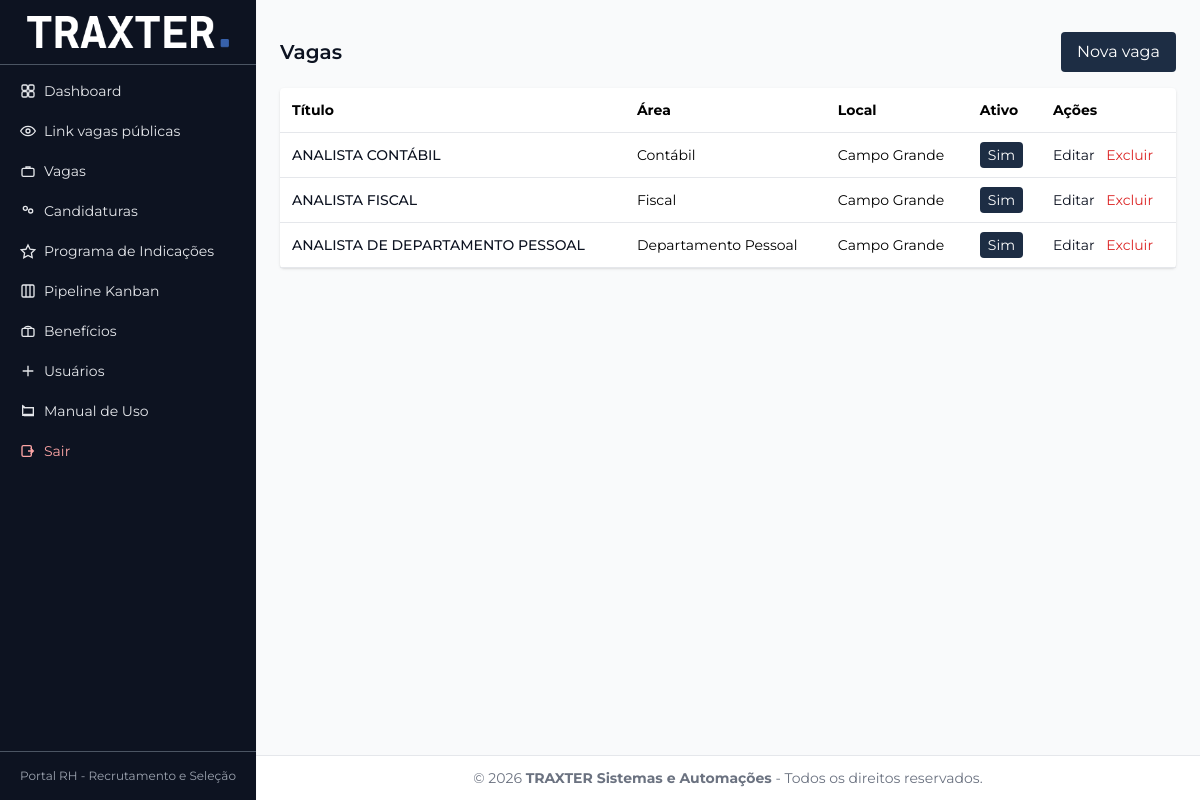
/admin/vagas (signed in), run on the app's committed database.
### tables this page shows
CREATE TABLE `vagas` (
  `id` int(11) NOT NULL,
  `titulo` varchar(150) NOT NULL,
  `descricao` text NOT NULL,
  `requisitos` text NOT NULL,
  `area` varchar(100) DEFAULT NULL,
  `local` varchar(100) DEFAULT NULL,
  `ativo` tinyint(1) NOT NULL DEFAULT '1',
  `created_at` timestamp NULL DEFAULT CURRENT_TIMESTAMP
);

### app/controllers/AdminVagasController.php (called while the page is built, shortened)
<?php
class AdminVagasController extends Controller
{
    public function index(): void
    {
        $vagas = Vaga::all();
        $this->view->render('admin/vagas/index', ['vagas' => $vagas], 'layouts/admin');
    }
}

### index.php (called while the page is built, shortened)
<?php
try {
    $cfg = Config::get();
    $baseUrl = (string)($cfg['app']['base_url'] ?? '');
    $basePath = (string)parse_url($baseUrl, PHP_URL_PATH);
    $basePath = rtrim($basePath, '/');
    $router = new Router($basePath);
    $router->get('/vagas', [HomeController::class, 'index']);
    $router->get('/vaga/{id}', [HomeController::class, 'vaga']);
    $router->post('/candidatar/{id}', [HomeController::class, 'candidatar']);
    $router->post('/api/check-cpf', [ApiController::class, 'checkCpf']);
    $router->post('/api/pipeline/move', [AdminPipelineController::class, 'move']);
    $router->post('/api/admin/usuarios/{id}/password', [AdminUsuariosController::class, 'adminChangePasswordApi']);
    $router->get('/login', [AuthController::class, 'login']);
    $router->post('/login', [AuthController::class, 'doLogin']);
    $router->get('/logout', [AuthController::class, 'logout']);
    $router->get('/forgot-password', [PasswordRecoveryController::class, 'requestForm']);
    $router->post('/forgot-password', [PasswordRecoveryController::class, 'sendToken']);
    $router->get('/reset-password/{token}', [PasswordRecoveryController::class, 'resetForm']);
    $router->post('/reset-password/{token}', [PasswordRecoveryController::class, 'performReset']);
    $router->get('/admin/login', [AuthController::class, 'login']);
    $router->post('/admin/login', [AuthController::class, 'doLogin']);
    $router->get('/admin/logout', [AuthController::class, 'logout']);
    $router->get('/admin/forgot-password', [PasswordRecoveryController::class, 'requestForm']);
    $router->post('/admin/forgot-password', [PasswordRecoveryController::class, 'sendToken']);
    $router->get('/admin/reset-password/{token}', [PasswordRecoveryController::class, 'resetForm']);
    $router->post('/admin/reset-password/{token}', [PasswordRecoveryController::class, 'performReset']);
    $router->get('/admin', [AdminController::class, 'index']);
    $router->get('/admin/manual', [AdminManualController::class, 'index']);
    $router->get('/admin/pipeline', [AdminPipelineController::class, 'index']);
    $router->get('/admin/vagas', [AdminVagasController::class, 'index']);
    $router->get('/admin/vagas/novo', [AdminVagasController::class, 'create']);
    $router->post('/admin/vagas/novo', [AdminVagasController::class, 'store']);
    $router->get('/admin/vagas/editar/{id}', [AdminVagasController::class, 'edit']);
    $router->post('/admin/vagas/editar/{id}', [AdminVagasController::class, 'update']);
    $router->post('/admin/vagas/excluir/{id}', [AdminVagasController::class, 'delete']);
    $router->get('/admin/candidaturas', [AdminCandidaturasController::class, 'index']);
    $router->get('/admin/candidaturas/{id}', [AdminCandidaturasController::class, 'show']);
    $router->get('/admin/candidaturas/{id}/download', [AdminCandidaturasController::class, 'download']);
    $router->post('/admin/candidaturas/{id}/atualizar', [AdminCandidaturasController::class, 'update']);
    $router->post('/admin/candidaturas/{id}/indicacao', [AdminCandidaturasController::class, 'updateIndicacao']);
    $router->get('/admin/indicacoes', [AdminIndicacoesController::class, 'index']);
    $router->get('/admin/indicacoes/export', [AdminIndicacoesController::class, 'export']);
    $router->post('/admin/indicacoes/{id}/pagar', [AdminIndicacoesController::class, 'markPago']);
    $router->post('/admin/indicacoes/{id}/pagar/editar-data', [AdminIndicacoesController::class, 'updatePaymentDate']);
    $router->get('/api/indicacoes/{id}/status', [AdminIndicacoesController::class, 'statusApi']);
    $router->get('/api/financeiro/contas-receber/indicacoes', [AdminIndicacoesController::class, 'contasReceberApi']);
    $router->get('/api/financeiro/conciliacao/indicacoes', [AdminIndicacoesController::class, 'conciliacaoApi']);
    $router->get('/api/financeiro/relatorios/indicacoes', [AdminIndicacoesController::class, 'relatoriosFinanceirosApi']);
    $router->get('/admin/beneficios', [AdminBeneficiosController::class, 'index']);
    $router->get('/admin/beneficios/novo', [AdminBeneficiosController::class, 'create']);
    $router->post('/admin/beneficios/novo', [AdminBeneficiosController::class, 'store']);
    $router->get('/admin/beneficios/editar/{id}', [AdminBeneficiosController::class, 'edit']);
    $router->post('/admin/beneficios/editar/{id}', [AdminBeneficiosController::class, 'update']);
    $router->post('/admin/beneficios/excluir/{id}', [AdminBeneficiosController::class, 'delete']);
    $router->get('/admin/usuarios', [AdminUsuariosController::class, 'index']);
    $router->get('/admin/usuarios/novo', [AdminUsuariosController::class, 'create']);
    $router->get('/admin/usuarios/{id}', [AdminUsuariosController::class, 'show']);
    $router->post('/admin/usuarios/novo', [AdminUsuariosController::class, 'store']);
    $router->post('/admin/usuarios/supervisor/garantir', [AdminSupervisorController::class, 'ensure']);
    $router->post('/admin/usuarios/{id}/role', [AdminUsuariosController::class, 'updateRole']);
    $router->post('/admin/usuarios/{id}/status', [AdminUsuariosController::class, 'updateStatus']);
    $router->post('/admin/usuarios/{id}/excluir', [AdminUsuariosController::class, 'delete']);
    $router->dispatch();
} catch (\Throwable $e) {
    error_log($e->getMessage());
    http_response_code(500);
    echo "Erro interno do sistema.";
}

### app/core/Config.php (called while the page is built, shortened)
<?php
class Config
{
    private static ?array $cache = null;
    public static function get(): array
    {
        if (self::$cache !== null) {
            return self::$cache;
        }
        $baseConfigPath = __DIR__ . '/../config/config.php';
        $config = [
            'app' => [
                'name' => 'TRAXTER RH',
                'version' => '1.0.0',
                'release_date' => '',
                'base_url' => '',
                'public_jobs_url' => '',
                'env' => 'auto'
            ],
            'database' => [
                'dsn' => '',
                'user' => '',
                'pass' => ''
            ],
            'security' => [
                'csrf_key' => 'csrf_token',
                'session_name' => 'CTPRICESESSID'
            ],
            'mail' => [
                'enabled' => false,
                'from' => '',
                'to_hr' => ''
            ],
            'logging' => [
                'level' => 'INFO',
                'alert_email' => '',
                'viewer_key' => ''
            ]
        ];
        if (is_file($baseConfigPath)) {
            $base = require $baseConfigPath;
            if (is_array($base)) {
                $config = array_replace_recursive($config, $base);
            }
        }
        $env = self::detectEnv((string)($config['app']['env'] ?? 'auto'));
        $config['app']['env'] = $env;
        $config['app']['base_url'] = self::detectBaseUrl((string)($config['app']['base_url'] ?? ''));
        $config['app']['public_jobs_url'] = self::detectPublicJobsUrl(
            (string)($config['app']['public_jobs_url'] ?? ''),
            (string)$config['app']['base_url']
        );
        self::$cache = $config;
        return self::$cache;
    }
    public static function app(): array
    {
        $cfg = self::get();
        return [
            'name' => $cfg['app']['name'],
            'product_name' => $cfg['app']['name'],
            'version' => (string)($cfg['app']['version'] ?? '1.0.0'),
            'release_date' => (string)($cfg['app']['release_date'] ?? ''),
            'base_url' => (string)($cfg['app']['base_url'] ?? ''),
            'public_jobs_url' => (string)($cfg['app']['public_jobs_url'] ?? ''),
            'env' => (string)($cfg['app']['env'] ?? 'development'),
            'security' => $cfg['security'],
            'mail' => $cfg['mail'],
            'logging' => $cfg['logging'],
            'database' => [
                'dsn' => $cfg['database']['dsn'],
                'user' => $cfg['database']['user'],
                'pass' => $cfg['database']['pass'],
                'options' => [
                    \PDO::ATTR_ERRMODE => \PDO::ERRMODE_EXCEPTION,
                    \PDO::ATTR_DEFAULT_FETCH_MODE => \PDO::FETCH_ASSOC,
                    \PDO::ATTR_EMULATE_PREPARES => false,
                    \PDO::ATTR_TIMEOUT => 5
                ]
            ]
        ];
    }
    private static function detectEnv(string $configured): string
    {
        $host = strtolower((string)($_SERVER['HTTP_HOST'] ?? $_SERVER['SERVER_NAME'] ?? ''));
        if (
            $host === 'localhost' ||
            str_starts_with($host, 'localhost:') ||
            $host === '127.0.0.1' ||
            str_starts_with($host, '127.0.0.1:') ||
            $host === '::1'
        ) {
            return 'development';
        }
        return 'production';
    }
    private static function detectBaseUrl(string $configured): string
    {
        $proto = (string)($_SERVER['HTTP_X_FORWARDED_PROTO'] ?? '');
        $isHttps =
            (!empty($_SERVER['HTTPS']) && $_SERVER['HTTPS'] !== 'off') ||
            (isset($_SERVER['SERVER_PORT']) && (int)$_SERVER['SERVER_PORT'] === 443) ||
            strtolower($proto) === 'https';
        $scheme = $isHttps ? 'https' : 'http';
        $host = (string)($_SERVER['HTTP_HOST'] ?? $_SERVER['SERVER_NAME'] ?? 'localhost');
        $scriptName = str_replace('\\', '/', (string)($_SERVER['SCRIPT_NAME'] ?? '/index.php'));
        $basePath = rtrim(dirname($scriptName), '/');
        return rtrim($scheme . '://' . $host . $basePath, '/');
    }
    private static function detectPublicJobsUrl(string $configured, string $baseUrl): string
    {
        return rtrim($baseUrl, '/') . '/vagas';
    }
}

### app/core/Database.php (called while the page is built)
<?php
class Database
{
    private static ?PDO $pdo = null;
    public static function conn(): \PDO
    {
        if (self::$pdo === null) {
            $config = Config::app()['database'];
            try {
                self::$pdo = new \PDO($config['dsn'], $config['user'], $config['pass'], $config['options']);
            } catch (\PDOException $e) {
                if (Config::app()['env'] === 'dev') {
                    error_log('Database connection failed: ' . $e->getMessage());
                    throw new \RuntimeException('MySQL não está rodando. Inicie o MySQL no XAMPP Control Panel.');
                }
                throw new \RuntimeException('Erro ao conectar ao banco de dados: ' . $e->getMessage());
            }
        }
        return self::$pdo;
    }
}

### app/models/Vaga.php (called while the page is built, shortened)
<?php
class Vaga
{
    public static function all(): array
    {
        $sql = 'SELECT * FROM vagas ORDER BY created_at DESC';
        $stmt = Database::conn()->query($sql);
        return $stmt->fetchAll(PDO::FETCH_ASSOC);
    }
}

### app/core/Security.php (called while the page is built, shortened)
<?php
class Security
{
    public static function e(string $value): string
    {
        return htmlspecialchars($value, ENT_QUOTES | ENT_SUBSTITUTE, 'UTF-8');
    }
}

### app/views/admin/vagas/index.php (the view, shortened to what this page needs)
<div class="flex items-center justify-between">
  <h2 class="text-xl font-semibold text-ctpblue">Vagas</h2>
  <a href="<?= $base ?>/admin/vagas/novo" class="bg-ctgreen text-white px-4 py-2 rounded hover:bg-ctdark">Nova vaga</a>
</div>
<div class="mt-4 bg-white shadow rounded">
  <table class="min-w-full text-sm">
    <thead>
      <tr class="border-b">
        <th class="text-left p-3">Título</th>
        <th class="text-left p-3">Área</th>
        <th class="text-left p-3">Local</th>
        <th class="text-left p-3">Ativo</th>
        <th class="text-left p-3">Ações</th>
      </tr>
    </thead>
    <tbody>
      <?php foreach ($vagas as $v): ?>
        <tr class="border-b hover:bg-gray-50">
          <td class="p-3 font-medium text-ctpblue"><?= Security::e($v['titulo']) ?></td>
          <td class="p-3"><?= Security::e($v['area']) ?></td>
          <td class="p-3"><?= Security::e($v['local']) ?></td>
          <td class="p-3">
            <span class="px-2 py-1 rounded text-white <?= (int)$v['ativo'] === 1 ? 'bg-ctgreen' : 'bg-red-400' ?>">
              <?= (int)$v['ativo'] === 1 ? 'Sim' : 'Não' ?>
            </span>
          </td>
          <td class="p-3 space-x-2">
            <a href="<?= $base ?>/admin/vagas/editar/<?= (int)$v['id'] ?>" class="text-ctpblue hover:text-ctgreen">Editar</a>
            <form action="<?= $base ?>/admin/vagas/excluir/<?= (int)$v['id'] ?>" method="post" class="inline" data-confirm-message="Excluir esta vaga?">
              <button class="text-red-600 hover:text-red-800">Excluir</button>
            </form>
          </td>
        </tr>
      <?php endforeach; ?>
    </tbody>
  </table>
</div>

### app/views/layouts/admin.php (style rules this page uses)
body { font-family: 'Montserrat', system-ui, -apple-system, sans-serif; }

### data on the page
vagas: titulo "ANALISTA CONTÁBIL", area "Contábil", local "Campo Grande", ativo "Sim"
vagas: titulo "ANALISTA FISCAL", area "Fiscal", local "Campo Grande", ativo "Sim"
vagas: titulo "ANALISTA DE DEPARTAMENTO PESSOAL", area "Departamento Pessoal", local "Campo Grande", ativo "Sim"
